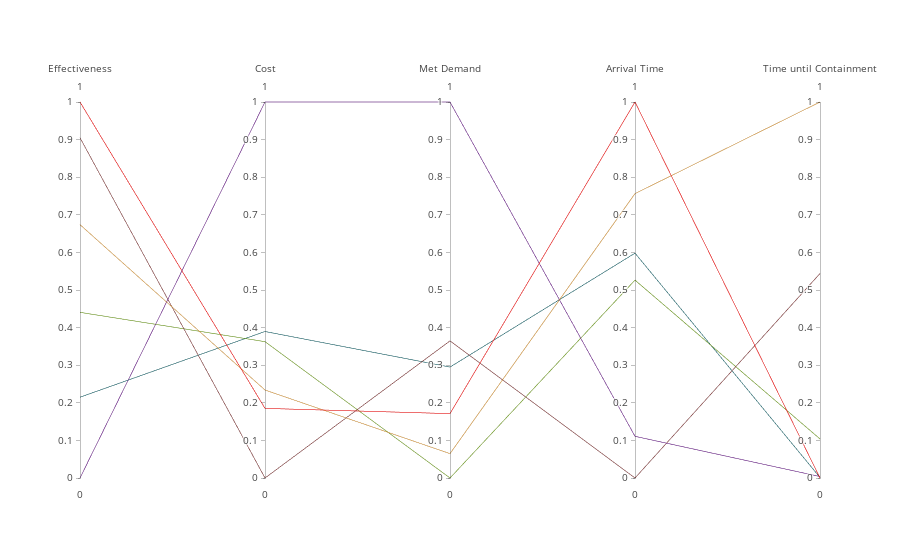

Notebook source saved alongside this figure:
### Code cell
import plotly
import plotly.graph_objs as go

import pandas as pd 

plotly.offline.init_notebook_mode(connected=True)

data = [
    go.Parcoords(
        line = dict(color = und_dev_scores['policy_number'],
                   colorscale = [[0, '#0D5F67'], 
                                [0.2, '#6C9E12'], 
                                [0.4,'#7e2e2e'], 
                                [0.6, '#69178C'], 
                                [0.8, '#DE9733'],
                                [1,'#ff0000']]),  #
        dimensions = list([
            dict(range = [0,1],
                label = 'Effectiveness', values = und_dev_scores['Robustness in Effectiveness']),
            dict(range = [0,1],
                label = 'Cost', values = und_dev_scores['Robustness in Cost per death prevented']),
            dict(range = [0,1],
                label = 'Met Demand', values = und_dev_scores['Robustness in Difference in Demand Met']),
            dict(range = [0,1],
                label = 'Arrival Time', values = und_dev_scores['Robustness in Difference in Arrival Time']),
            dict(range = [0,1],
                label = 'Time until Containment', values = und_dev_scores['Robustness in Time until containment'])
        ])
    )
]



fig = go.Figure(data = data)
plotly.offline.iplot(fig, filename = 'parcoords-basic')

### Figure 1 — Plotly figure (JSON) as saved in the notebook; plotly's stock layout.template omitted (floating-point values rounded to 4 significant figures)
{"data": [{"dimensions": [{"label": "Effectiveness", "range": [0, 1], "values": [0.2149, 0, 0.4406, 0.9049, 0.6738, 1]}, {"label": "Cost", "range": [0, 1], "values": [0.3897, 1.0, 0.3626, 0, 0.234, 0.1851]}, {"label": "Met Demand", "range": [0, 1], "values": [0.295, 1, 0, 0.3647, 0.06478, 0.1712]}, {"label": "Arrival Time", "range": [0, 1], "values": [0.598, 0.1109, 0.5263, 0, 0.7563, 1]}, {"label": "Time until Containment", "range": [0, 1], "values": [0.001384, 0.003822, 0.1039, 0.5439, 1, 0]}], "line": {"color": [0, 0.6, 0.2, 0.4, 0.8, 1], "colorscale": [[0, "#0D5F67"], [0.2, "#6C9E12"], [0.4, "#7e2e2e"], [0.6, "#69178C"], [0.8, "#DE9733"], [1, "#ff0000"]]}, "type": "parcoords", "uid": "078dcd26-fdd9-4854-8ad0-7bd29eec9600"}], "layout": {}}
